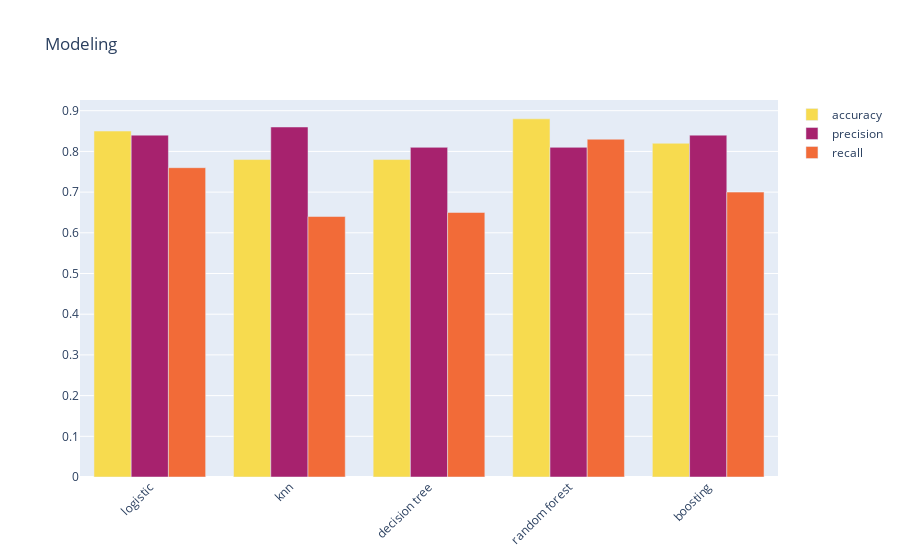

The notebook cell saved with this chart:
### Code cell
# quick reminder: how to build this with plotly so it looks nice.

colors=[ '#F7DB4F',  '#A7226E',   '#F26B38', '#2F9599', '#EC2049']
trace0=go.Bar(name=results_df.columns[0], x=results_df.index, y=results_df[results_df.columns[0]], marker_color=colors[0])
trace1=go.Bar(name=results_df.columns[1], x=results_df.index, y=results_df[results_df.columns[1]], marker_color=colors[1])
trace2=go.Bar(name=results_df.columns[2], x=results_df.index, y=results_df[results_df.columns[2]], marker_color=colors[2])

fig = go.Figure([trace0, trace1, trace2])
fig.update_layout(title='Modeling',  xaxis_tickangle=-45)
fig.show()
# https://digitalsynopsis.com/design/minimal-web-color-palettes-combination-hex-code/

### Figure 1 — Plotly figure (JSON) as saved in the notebook; plotly's stock layout.template omitted (floating-point values rounded to 4 significant figures)
{"data": [{"marker": {"color": "#F7DB4F"}, "name": "accuracy", "type": "bar", "x": ["logistic", "knn", "decision tree", "random forest", "boosting"], "y": [0.85, 0.78, 0.78, 0.88, 0.82]}, {"marker": {"color": "#A7226E"}, "name": "precision", "type": "bar", "x": ["logistic", "knn", "decision tree", "random forest", "boosting"], "y": [0.84, 0.86, 0.81, 0.81, 0.84]}, {"marker": {"color": "#F26B38"}, "name": "recall", "type": "bar", "x": ["logistic", "knn", "decision tree", "random forest", "boosting"], "y": [0.76, 0.64, 0.65, 0.83, 0.7]}], "layout": {"title": {"text": "Modeling"}, "xaxis": {"tickangle": -45}}}
